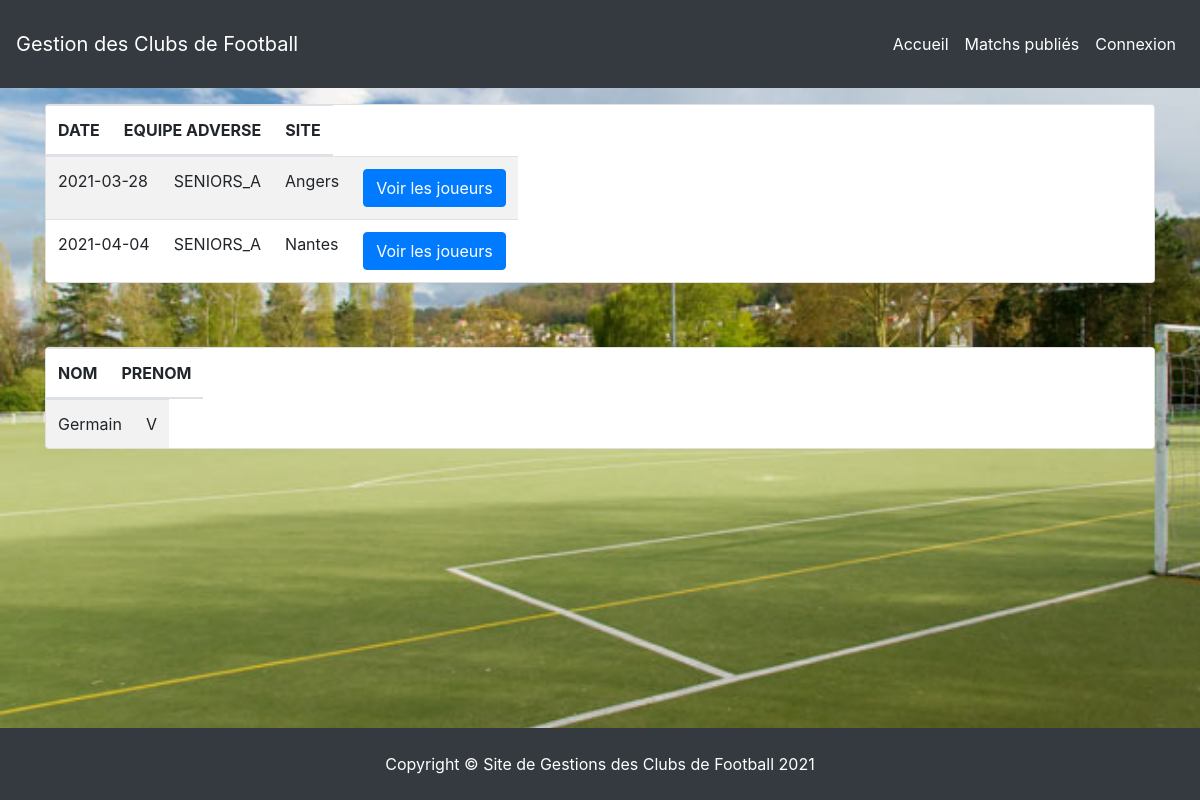
The app's page /index.php?action=listeJoueurs&idConvoc=2 with its own data.
### tables this page shows
CREATE TABLE `Convocation` (
  `IdConvocation` int(11) NOT NULL,
  `adresse` varchar(30) NOT NULL,
  `jour` date NOT NULL,
  `idEquipeAdverse` int(11) NOT NULL,
  `valide` enum('Valide','En cours') NOT NULL
);

CREATE TABLE `Equipe` (
  `idEquipe` int(11) NOT NULL,
  `nom` varchar(30) NOT NULL,
  `clubId` int(11) NOT NULL
);

CREATE TABLE `Joueur` (
  `idJoueur` int(11) NOT NULL,
  `licence` enum('OUI','NON') NOT NULL DEFAULT 'OUI',
  `nom` varchar(30) NOT NULL,
  `prenom` varchar(30) NOT NULL,
  `clubId` int(11) NOT NULL
);

### Controleur/ControleurConvocation.php (called while the page is built, shortened)
<?php
require_once 'Modele/Convocation.php';
class ControleurConvocation {
    private $convocation;
    function __construct() {
        $this->convocation = new Convocation();
    }
    public function convocationJoueurs($idConvoc) {
        $joueurs=array();
        if($idConvoc != 0){
            $joueurs = $this->convocation->getConvocationJoueurs($idConvoc);
        }
        $convocations = $this->convocation->getRencontreValide();
        $vue = new Vue("ListeConvocEtJoueur");
        $vue->generer(array("convocations" => $convocations,
                            "joueurs" => $joueurs));
    }
}
?>

### index.php (called while the page is built, shortened)
<?php
$routeur = new Routeur();
$routeur->routerRequete();
?>

### Modele/Convocation.php (called while the page is built, shortened)
<?php
require_once 'Modele.php';
class Convocation extends Modele {
    public function getRencontreValide() {
        $sql = "SELECT IdConvocation, C.jour as jour, C.adresse, E.idEquipe, E.nom AS nomEquipeAdverse FROM Convocation C JOIN Equipe E ON C.idEquipeAdverse = E.idEquipe WHERE C.valide = ? ";
        $valide = "Valide";
        $convocation = $this->executeRequete($sql, array($valide));
        if ($convocation->rowCount() > 0)
            return $convocation->fetchAll(PDO::FETCH_ASSOC);
        else throw new Exception("Pas de Convocation (Match) avec l'identifiant ". $idConvo ." dans la Base de données !");
    }
    public function getConvocationJoueurs( $idConvocation) {
        $sql = "SELECT J.nom, J.prenom from ConvocationJoueur CJ JOIN Joueur J on J.idJoueur = CJ.idJoueur where CJ.idConvocation = ? ";
        $convocation= $this->executeRequete($sql, array(intval($idConvocation)));
        if ($convocation->rowCount() > 0)
            return $convocation->fetchAll(PDO::FETCH_ASSOC);
        else throw new Exception("Pas de Convocation (Match) avec l'identifiant ". $idConvocation ." dans la Base de données !");
    }
}
?>

### Modele/Modele.php (called while the page is built, shortened)
<?php
abstract class Modele {
    private $bdd;
    public function executeRequete($sql, $params = null) {
        if ($params == null) {
            $resultat = $this->getBdd()->query($sql);
        }
        else {
            $resultat = $this->getBdd()->prepare($sql);
            $resultat->execute($params);
        }
        return $resultat;
    }
    public function getBDD() {
        if ($this->bdd == null) {
            $this->bdd = new PDO('mysql:host=localhost;dbname=projetPHP;charset=utf8',
                'etudiant', 'etudiant',
                 array(PDO::ATTR_ERRMODE => PDO::ERRMODE_EXCEPTION));
        }
        return $this->bdd;
    }
}

### Vue/vueListeConvocEtJoueur.php (the view, shortened to what this page needs)
<table class="card table table-striped">
<thead>
    <tr>
        <th> DATE </th>
        <th>EQUIPE ADVERSE</th>
        <th>SITE</th>
    </tr>
</thead>
<tbody>
    <?php foreach ($convocations as $convoc):
        $id=$convoc['IdConvocation'];
    ?>
	<tr>
        <td> <?= $convoc['jour'] ?></td>
        <td><?= $convoc['nomEquipeAdverse'] ?></td>
        <td><?= $convoc['adresse'] ?></td>
        <td><a class="btn btn-primary" href='index.php?action=listeJoueurs&idConvoc=<?="$id"?>'>Voir les joueurs</a></td>
    </tr>
    <?php endforeach; ?>
</tbody>
</table>
<?php if(count($joueurs) !== 0): ?>
    <table class='card table table-striped'>
        <thead>
            <tr>
                <th> NOM </th>
                <th>PRENOM</th>
            </tr>
        </thead>
        <tbody>
        <?php foreach ($joueurs as $joueur) :?>
            <tr>
                <td><?=$joueur['nom']?></td>
                <td><?=$joueur['prenom']?></td>
            </tr>
        <?php endforeach; ?>
        </tbody>
    </table>
<?php endif; ?>

### Contenu/css/style.css (style rules this page uses)
body { background-image: url('../img/terrain-foot.jpg'); background-repeat: no-repeat; background-size: cover; height: 100vh; }

### records on screen
convocation: jour "2021-03-28", idEquipeAdverse.nom "SENIORS_A", adresse "Angers"
convocation: jour "2021-04-04", idEquipeAdverse.nom "SENIORS_A", adresse "Nantes"
joueur: nom "Germain", prenom "V"
